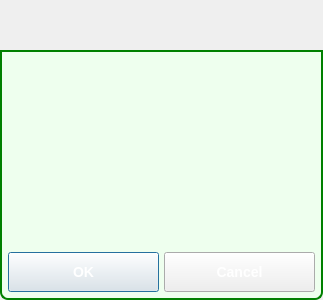
<?xml version="1.0" encoding="UTF-8"?>
<ui version="4.0">
 <class>MessageBoxDialogClass</class>
 <widget class="QDialog" name="MessageBoxDialogClass">
  <property name="geometry">
   <rect>
    <x>0</x>
    <y>0</y>
    <width>323</width>
    <height>300</height>
   </rect>
  </property>
  <property name="sizePolicy">
   <sizepolicy hsizetype="Expanding" vsizetype="Expanding">
    <horstretch>0</horstretch>
    <verstretch>0</verstretch>
   </sizepolicy>
  </property>
  <property name="minimumSize">
   <size>
    <width>0</width>
    <height>0</height>
   </size>
  </property>
  <property name="maximumSize">
   <size>
    <width>16777215</width>
    <height>16777215</height>
   </size>
  </property>
  <property name="windowTitle">
   <string>Dialog</string>
  </property>
  <property name="styleSheet">
   <string notr="true">QDialog#PermissionsDlg
{   
color: transparent;
background-color: transparent;
border: 1px solid transparent;
border-radius: 8px; 
}

#DialogTitleBox
{   
color: black;
background-color: rgb(50,238,17);
border: 2px solid green;
border-top-left-radius: 8px; 
border-top-right-radius: 8px;
}
#DialogTitleLabel
{   
color: black;
}
#DialogItemsGroupBox
{   
background-color: rgb(238,255,238);
border: 2px solid green;
border-top-color: green; 
border-bottom-left-radius: 8px; 
border-bottom-right-radius: 8px;
}
QPushButton#m_CancelButton
{
color: white;
font: bold 14px;
border-width: 10;
border-image: url(:/MyP2PWeb/Resources/button_green_normal.png)10;
padding: -10;
}
QPushButton#m_CancelButton:pressed
{
border-width: 10;
border-image: url(:/MyP2PWeb/Resources/button_green_pressed.png);
padding: -10;
}
QPushButton#m_OkButton
{
color: white;
font: bold 14px;
border-width: 10;
border-image: url(:/MyP2PWeb/Resources/button_green_normal.png);
padding: -10;
}
QPushButton#m_OkButton:pressed
{
border-width: 10;
border-image: url(:/MyP2PWeb/Resources/button_green_pressed.png);
padding: -10;
}
QLabel#PermissionLabel
{
font: bold 14px;
}
QRadioButton
{
	font: 14px;
}
 QRadioButton::indicator 
{
     width: 32px;
     height: 32px;
 }
 QRadioButton::indicator::unchecked 
{
image: url(:/MyP2PWeb/Resources/radio_button_green_unselected.png);
}
 QRadioButton::indicator::checked 
{
image: url(:/MyP2PWeb/Resources/radio_button_green_selected.png);    
}
</string>
  </property>
  <layout class="QVBoxLayout" name="verticalLayout_2">
   <property name="spacing">
    <number>0</number>
   </property>
   <property name="leftMargin">
    <number>0</number>
   </property>
   <property name="topMargin">
    <number>0</number>
   </property>
   <property name="rightMargin">
    <number>0</number>
   </property>
   <property name="bottomMargin">
    <number>0</number>
   </property>
   <item>
    <widget class="TitleBarWidget" name="m_TitleBarWidget" native="true">
     <property name="sizePolicy">
      <sizepolicy hsizetype="Preferred" vsizetype="Preferred">
       <horstretch>0</horstretch>
       <verstretch>0</verstretch>
      </sizepolicy>
     </property>
     <property name="minimumSize">
      <size>
       <width>0</width>
       <height>50</height>
      </size>
     </property>
     <property name="maximumSize">
      <size>
       <width>16777215</width>
       <height>130</height>
      </size>
     </property>
    </widget>
   </item>
   <item>
    <widget class="QGroupBox" name="DialogItemsGroupBox">
     <property name="sizePolicy">
      <sizepolicy hsizetype="Expanding" vsizetype="Expanding">
       <horstretch>0</horstretch>
       <verstretch>0</verstretch>
      </sizepolicy>
     </property>
     <property name="title">
      <string/>
     </property>
     <layout class="QVBoxLayout" name="verticalLayout">
      <property name="spacing">
       <number>5</number>
      </property>
      <property name="leftMargin">
       <number>5</number>
      </property>
      <property name="topMargin">
       <number>5</number>
      </property>
      <property name="rightMargin">
       <number>5</number>
      </property>
      <property name="bottomMargin">
       <number>5</number>
      </property>
      <item>
       <widget class="QLabel" name="m_StatusLabel">
        <property name="text">
         <string notr="true"/>
        </property>
       </widget>
      </item>
      <item>
       <spacer name="verticalSpacer_2">
        <property name="orientation">
         <enum>Qt::Vertical</enum>
        </property>
        <property name="sizeHint" stdset="0">
         <size>
          <width>20</width>
          <height>40</height>
         </size>
        </property>
       </spacer>
      </item>
      <item>
       <widget class="QLabel" name="m_BodyTextLabel">
        <property name="sizePolicy">
         <sizepolicy hsizetype="Preferred" vsizetype="Expanding">
          <horstretch>0</horstretch>
          <verstretch>0</verstretch>
         </sizepolicy>
        </property>
        <property name="font">
         <font>
          <pointsize>10</pointsize>
         </font>
        </property>
        <property name="text">
         <string/>
        </property>
        <property name="alignment">
         <set>Qt::AlignCenter</set>
        </property>
        <property name="wordWrap">
         <bool>true</bool>
        </property>
       </widget>
      </item>
      <item>
       <spacer name="verticalSpacer">
        <property name="orientation">
         <enum>Qt::Vertical</enum>
        </property>
        <property name="sizeHint" stdset="0">
         <size>
          <width>20</width>
          <height>40</height>
         </size>
        </property>
       </spacer>
      </item>
      <item>
       <layout class="QHBoxLayout" name="horizontalLayout_5">
        <item>
         <widget class="QPushButton" name="m_OkButton">
          <property name="minimumSize">
           <size>
            <width>0</width>
            <height>40</height>
           </size>
          </property>
          <property name="text">
           <string>OK</string>
          </property>
         </widget>
        </item>
        <item>
         <widget class="QPushButton" name="m_CancelButton">
          <property name="minimumSize">
           <size>
            <width>0</width>
            <height>40</height>
           </size>
          </property>
          <property name="text">
           <string>Cancel</string>
          </property>
         </widget>
        </item>
       </layout>
      </item>
     </layout>
    </widget>
   </item>
   <item>
    <widget class="BottomBarWidget" name="m_BottomBarWidget" native="true">
     <property name="sizePolicy">
      <sizepolicy hsizetype="Expanding" vsizetype="Minimum">
       <horstretch>0</horstretch>
       <verstretch>0</verstretch>
      </sizepolicy>
     </property>
     <property name="minimumSize">
      <size>
       <width>30</width>
       <height>0</height>
      </size>
     </property>
     <property name="autoFillBackground">
      <bool>true</bool>
     </property>
    </widget>
   </item>
  </layout>
 </widget>
 <customwidgets>
  <customwidget>
   <class>TitleBarWidget</class>
   <extends>QWidget</extends>
   <header>TitleBarWidget.h</header>
   <container>1</container>
  </customwidget>
  <customwidget>
   <class>BottomBarWidget</class>
   <extends>QWidget</extends>
   <header location="global">BottomBarWidget.h</header>
   <container>1</container>
  </customwidget>
 </customwidgets>
 <resources>
  <include location="../gotvcommon.qrc"/>
 </resources>
 <connections/>
</ui>
